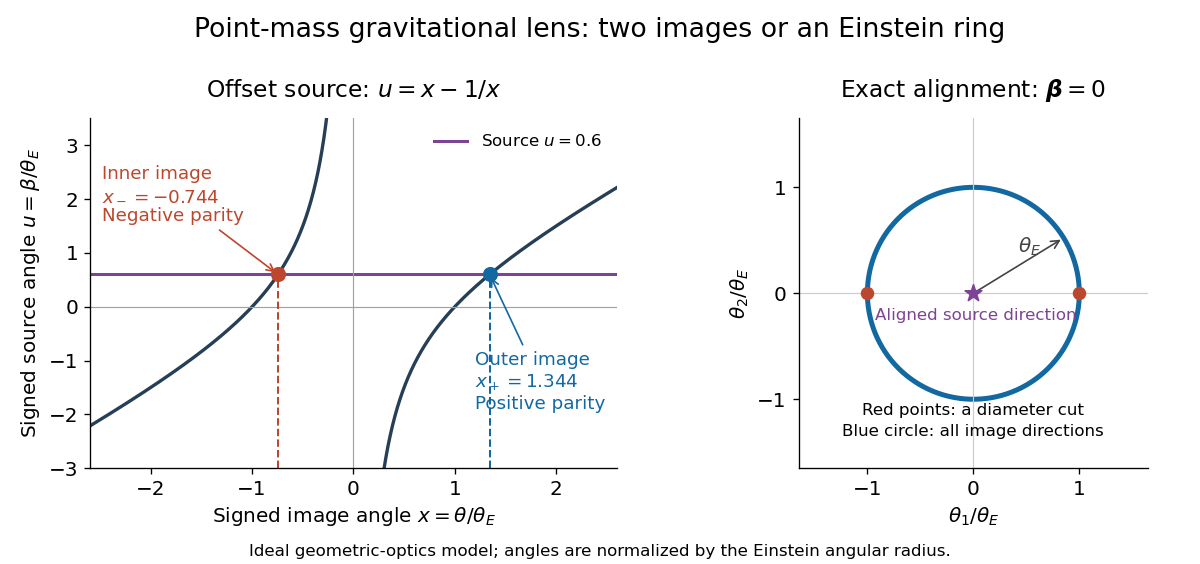

This chart was generated by the following Python code:
"""Draw signed point-lens roots and exact alignment; output to the CWD.

Tested with Python 3.14, matplotlib 3.10.7 and numpy 2.3.5.
This is a theoretical diagram, not an observed sky image.
"""

from pathlib import Path

import matplotlib.pyplot as plt
import numpy as np


def main():
    plt.rcParams.update({"font.size": 12, "font.family": "DejaVu Sans"})
    fig, (ax, ring) = plt.subplots(1, 2, figsize=(10.0, 4.7), facecolor="white", gridspec_kw={"width_ratios": [1.3, 1.0]})
    u = 0.6
    roots = (u + np.array([1.0, -1.0]) * np.sqrt(u**2 + 4)) / 2
    for start, end in [(-2.6, -0.15), (0.15, 2.6)]:
        x = np.linspace(start, end, 500)
        ax.plot(x, x - 1 / x, color="#263f56", lw=2)
    ax.axhline(u, color="#7d4394", lw=1.8, label=r"Source $u=0.6$")
    ax.axhline(0, color="#a1a1a1", lw=0.7)
    ax.axvline(0, color="#a1a1a1", lw=0.7)
    for r, color in zip(roots, ["#1268a1", "#bc472d"]):
        ax.scatter(r, u, s=65, color=color, zorder=5)
        ax.vlines(r, -3, u, color=color, linestyles="--", lw=1.2)
    ax.annotate("Outer image\n$x_+=1.344$\nPositive parity", (roots[0], u), (1.2, -1.9), color="#1268a1", fontsize=11, arrowprops={"arrowstyle": "->", "color": "#1268a1"})
    ax.annotate("Inner image\n$x_-=-0.744$\nNegative parity", (roots[1], u), (-2.48, 1.6), color="#bc472d", fontsize=11, arrowprops={"arrowstyle": "->", "color": "#bc472d"})
    ax.set_xlim(-2.6, 2.6)
    ax.set_ylim(-3, 3.5)
    ax.set_xticks([-2, -1, 0, 1, 2])
    ax.set_xlabel(r"Signed image angle $x=\theta/\theta_E$")
    ax.set_ylabel(r"Signed source angle $u=\beta/\theta_E$")
    ax.set_title(r"Offset source: $u=x-1/x$", fontsize=14, pad=13)
    ax.legend(loc="upper right", fontsize=10, frameon=False)
    ax.spines[["top", "right"]].set_visible(False)
    t = np.linspace(0, 2 * np.pi, 500)
    ring.plot(np.cos(t), np.sin(t), color="#1268a1", lw=3)
    ring.axhline(0, color="#cccccc", lw=0.7)
    ring.axvline(0, color="#cccccc", lw=0.7)
    ring.scatter(0, 0, color="#7d4394", s=110, marker="*", zorder=5)
    ring.scatter([-1, 1], [0, 0], s=50, color="#bc472d", zorder=5)
    ring.annotate("", (np.cos(0.55), np.sin(0.55)), (0, 0), arrowprops={"arrowstyle": "->", "color": "#444444"})
    ring.text(0.42, 0.38, r"$\theta_E$", color="#444444")
    ring.text(0.02, -0.25, "Aligned source direction", ha="center", color="#7d4394", fontsize=10)
    ring.text(0, -1.35, "Red points: a diameter cut\nBlue circle: all image directions", ha="center", fontsize=10, linespacing=1.5)
    ring.set_title(r"Exact alignment: $\boldsymbol{\beta}=0$", fontsize=14, pad=13)
    ring.set_xlim(-1.65, 1.65)
    ring.set_ylim(-1.65, 1.65)
    ring.set_aspect("equal")
    ring.set_xlabel(r"$\theta_1/\theta_E$")
    ring.set_ylabel(r"$\theta_2/\theta_E$")
    ring.set_xticks([-1, 0, 1])
    ring.set_yticks([-1, 0, 1])
    ring.spines[["top", "right"]].set_visible(False)
    fig.suptitle("Point-mass gravitational lens: two images or an Einstein ring", fontsize=16, y=0.97)
    fig.text(0.5, 0.015, "Ideal geometric-optics model; angles are normalized by the Einstein angular radius.", ha="center", fontsize=10)
    fig.subplots_adjust(left=0.075, right=0.98, bottom=0.17, top=0.79, wspace=0.33)
    fig.savefig(Path.cwd() / (Path(__file__).stem + ".png"), dpi=120, facecolor="white", transparent=False)
    plt.close(fig)


if __name__ == "__main__":
    main()
